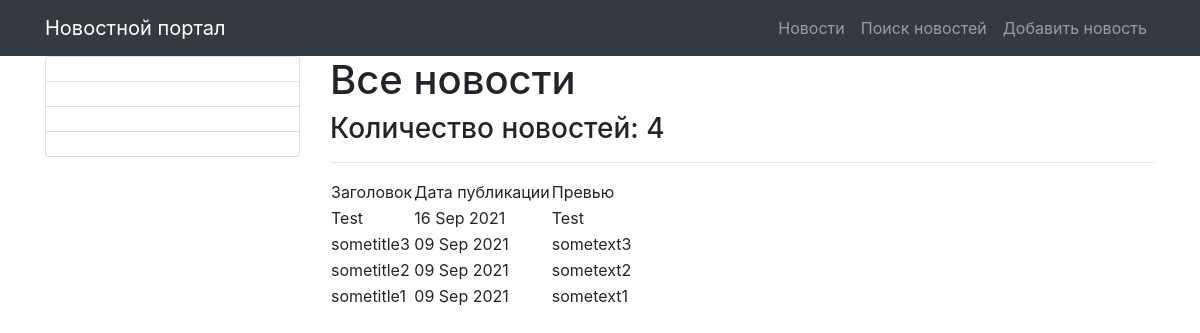
Page /news/ (signed in) on the committed database.
### news/models.py (models this page shows, shortened)
class Category(models.Model):
    name = models.CharField(max_length=64, unique=True)
    subscribers = models.ManyToManyField(User)

class Post(models.Model):
    author = models.ForeignKey(Author, on_delete=models.CASCADE)
    NEWS = 'NW'
    ARTICLE = 'AR'
    CATEGORY_CHOICES = (
        (NEWS, 'Новость'),
        (ARTICLE, 'Статья'),
    )
    categoryType = models.CharField(max_length=2, choices=CATEGORY_CHOICES, default=ARTICLE)
    dateCreation = models.DateTimeField(auto_now_add=True)
    postCategory = models.ManyToManyField(Category, through='PostCategory')
    title = models.CharField(max_length=128)
    text = models.TextField()
    rating = models.SmallIntegerField(default=0)

### news/views.py (the view, shortened to what this page needs)
# urls.py: path('', PostsList.as_view()),
class PostsList(LoginRequiredMixin, ListView):
    model = Post
    template_name = 'news/news.html'
    context_object_name = 'news'
    queryset = Post.objects.order_by('-dateCreation')
    paginate_by = 10
    def get_context_data(self, **kwargs):
        context = super().get_context_data(**kwargs)
        context['posts_amount'] = len(Post.objects.all())
        context['categories'] = Category.objects.all()
        return context

### news/templatetags/custom_filters.py (called while the page is built)
@register.filter(name='censor')
def censor(value):
    for word in censor_list:
        value = value.replace(word, 'censored')
    return value

### templates/news/news.html (shortened to what this page needs)
{% extends 'flatpages/default.html' %}
{% load custom_filters %}
{% block content %}
    <h1>Все новости</h1>
    <h3>Количество новостей: {{ news|length }}</h3>
    <hr>
    {% if news %}
        <table>
            <tr>
                <td>
                    Заголовок
                </td>
                <td>
                    Дата публикации
                </td>
                <td>
                    Превью
                </td>
            </tr>
        {% for news_ in news %}
            <tr>
                <td>
                    {{ news_.title|censor }}
                </td>
                <td>
                    {{ news_.dateCreation|date:'d M Y' }}
                </td>
                <td>
                    {{ news_.text|censor|truncatechars:50 }}
                </td>
            </tr>
        {% endfor %}
        </table>
    {% else %}
        <h2>Новостей нет! :(</h2>
    {% endif %}
{% endblock content %}

### templates/flatpages/default.html (shortened to what this page needs)
{% load static %}
<!DOCTYPE html>
<html lang="en">
<head>
    <link href="{% static 'vendor/bootstrap/css/bootstrap.min.css' %}" rel="stylesheet">
</head>
<body>
{% load cache %}
{% cache 30 nav %}
{% block nav %}
<nav class="navbar navbar-expand-lg navbar-dark bg-dark static-top">
    <div class="container">
        <a class="navbar-brand" href="/news/">Новостной портал</a>
        <div class="collapse navbar-collapse" id="navbarResponsive">
            <ul class="navbar-nav ml-auto">
                <li class="nav-item">
                    <a class="nav-link" href="/news/">Новости</a>
                </li>
                <li class="nav-item">
                    <a class="nav-link" href="{% url 'news_search' %}">Поиск новостей</a>
                </li>
                <li class="nav-item">
                    <a class="nav-link" href="{% url 'news_add' %}">Добавить новость</a>
                </li>
            </ul>
        </div>
    </div>
</nav>
{% endblock %}
{% endcache %}
<div class="container">
    <div class="row">
        <div class="col-md-3">
            <div class="list-group">
                {% for item in categories %}
                <a href="{{ item.get_absolute_url }}" class="list-group-item list-group-item-action">
                </a>
                {% endfor %}
            </div>
        </div>
        <div class="col-md-9">
            {% block content %}
            {% endblock content %}
        </div>
    </div>
</div>
</body>
</html>

### rows in the picture
Post: title|censor "Test", dateCreation "16 Sep 2021", text|censor "Test"
Post: title|censor "sometitle3", dateCreation "09 Sep 2021", text|censor "sometext3"
Post: title|censor "sometitle2", dateCreation "09 Sep 2021", text|censor "sometext2"
Post: title|censor "sometitle1", dateCreation "09 Sep 2021", text|censor "sometext1"

### other values in the picture
{{ news|length }} "4"
